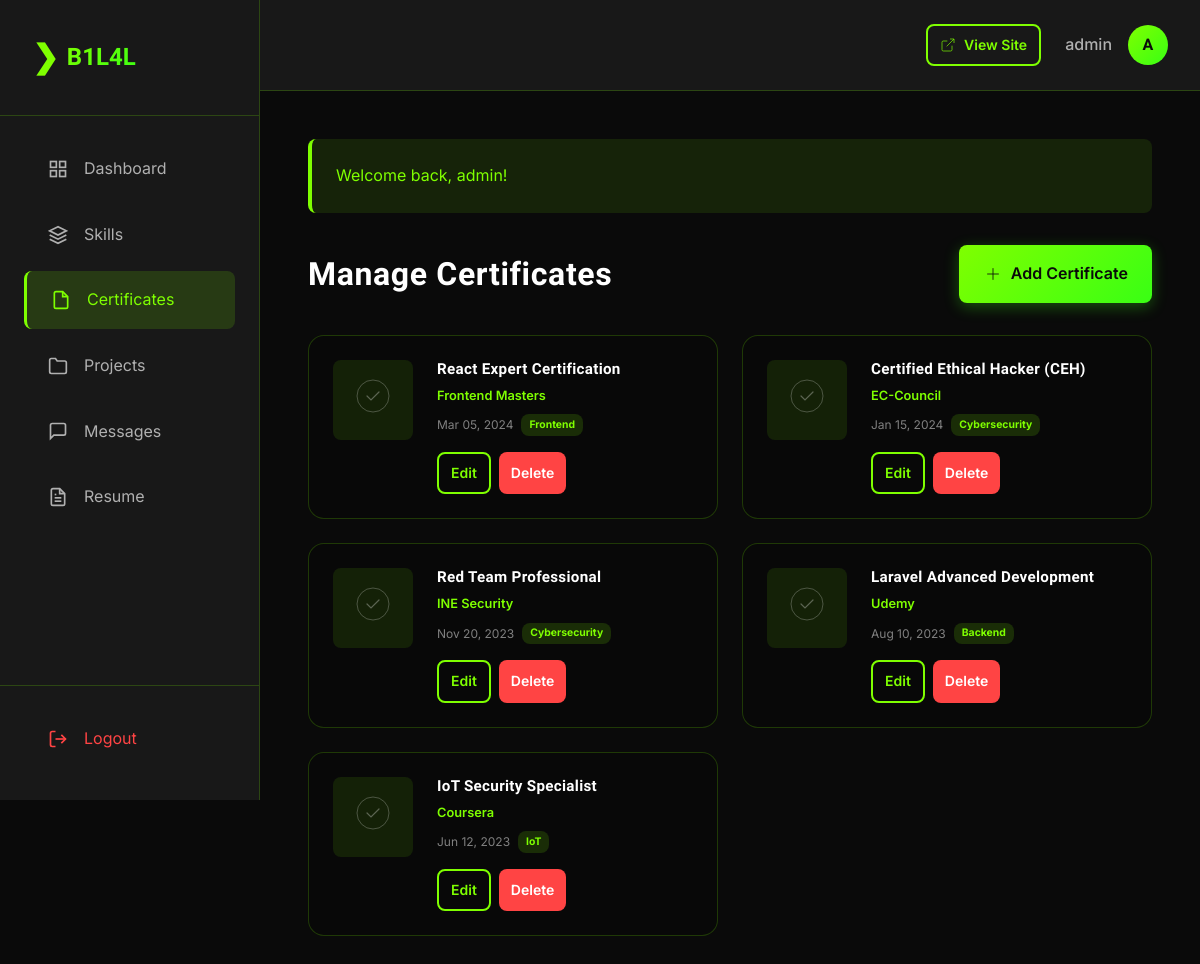
/admin/certificates.php (signed in), run on the app's committed database.
### tables this page shows
CREATE TABLE IF NOT EXISTS `certificates` (
  `id` int(11) NOT NULL AUTO_INCREMENT,
  `title` varchar(200) NOT NULL,
  `issuer` varchar(150) NOT NULL,
  `issue_date` date NOT NULL,
  `credential_id` varchar(100) DEFAULT NULL,
  `image_path` varchar(255) DEFAULT NULL,
  `category` varchar(50) DEFAULT 'General',
  `created_at` timestamp NOT NULL DEFAULT CURRENT_TIMESTAMP,
  PRIMARY KEY (`id`)
);

### includes/functions.php (called while the page is built, shortened)
<?php
function sanitize($data) {
    return htmlspecialchars(strip_tags(trim($data)), ENT_QUOTES, 'UTF-8');
}
function getFlashMessage() {
    if (isset($_SESSION['flash_message'])) {
        $message = $_SESSION['flash_message'];
        $type = $_SESSION['flash_type'] ?? 'success';
        return ['message' => $message, 'type' => $type];
    }
    return null;
}

### config/database.php (called while the page is built, shortened)
<?php
class Database {
    private static $instance = null;
    private $conn;
    private function __construct() {
        try {
            $dsn = "mysql:host=" . DB_HOST . ";dbname=" . DB_NAME . ";charset=" . DB_CHARSET;
            $options = [
                PDO::ATTR_ERRMODE => PDO::ERRMODE_EXCEPTION,
                PDO::ATTR_DEFAULT_FETCH_MODE => PDO::FETCH_ASSOC,
                PDO::ATTR_EMULATE_PREPARES => false,
                PDO::MYSQL_ATTR_INIT_COMMAND => "SET NAMES " . DB_CHARSET
            ];
            $this->conn = new PDO($dsn, DB_USER, DB_PASS, $options);
        } catch(PDOException $e) {
            error_log("Database Connection Error: " . $e->getMessage());
            die("Database connection failed. Please try again later.");
        }
    }
    public static function getInstance() {
        if (self::$instance === null) {
            self::$instance = new self();
        }
        return self::$instance;
    }
    public function query($sql, $params = []) {
        try {
            $stmt = $this->conn->prepare($sql);
            $stmt->execute($params);
            return $stmt;
        } catch(PDOException $e) {
            error_log("Query Error: " . $e->getMessage());
            return false;
        }
    }
    public function fetchAll($sql, $params = []) {
        $stmt = $this->query($sql, $params);
        return $stmt ? $stmt->fetchAll() : [];
    }
}
function getDB() {
    return Database::getInstance();
}

### admin/certificates.php (the view, shortened to what this page needs)
<?php
require_once '../config/database.php';
require_once '../includes/functions.php';
$db = getDB();
$certificates = $db->fetchAll("SELECT * FROM certificates ORDER BY issue_date DESC");
$flash = getFlashMessage();
?>
<!DOCTYPE html>
<html lang="en">
<head>
    <link rel="stylesheet" href="<?php echo BASE_URL; ?>assets/css/style.css">
    <link rel="stylesheet" href="<?php echo BASE_URL; ?>assets/css/admin.css">
</head>
<body class="admin-body">
    <?php include 'includes/sidebar.php'; ?>
    <div class="admin-main">
        <?php include 'includes/header.php'; ?>
        <div class="admin-content">
            <?php if ($flash): ?>
            <div class="alert alert-<?php echo $flash['type']; ?>">
                <?php echo htmlspecialchars($flash['message']); ?>
            </div>
            <?php endif; ?>
            <div class="page-header">
                <h1>Manage Certificates</h1>
                <button class="btn btn-primary" onclick="openModal('addCertModal')">
                    <svg width="20" height="20" viewBox="0 0 24 24" fill="none" stroke="currentColor">
                        <line x1="12" y1="5" x2="12" y2="19"/>
                        <line x1="5" y1="12" x2="19" y2="12"/>
                    </svg>
                    Add Certificate
                </button>
            </div>
            <div class="certificates-admin-grid">
                <?php foreach ($certificates as $cert): ?>
                <div class="cert-admin-card">
                    <div class="cert-admin-image">
                        <?php if ($cert['image_path']): ?>
                            <img src="<?php echo BASE_URL; ?>uploads/<?php echo sanitize($cert['image_path']); ?>" alt="<?php echo sanitize($cert['title']); ?>">
                        <?php else: ?>
                            <div class="cert-placeholder">
                                <svg viewBox="0 0 100 100" fill="none">
                                    <circle cx="50" cy="50" r="40" stroke="currentColor" stroke-width="2" opacity="0.3"/>
                                    <path d="M35 50 L45 60 L65 40" stroke="currentColor" stroke-width="3" stroke-linecap="round" opacity="0.3"/>
                                </svg>
                            </div>
                        <?php endif; ?>
                    </div>
                    <div class="cert-admin-content">
                        <h3><?php echo sanitize($cert['title']); ?></h3>
                        <p class="cert-issuer"><?php echo sanitize($cert['issuer']); ?></p>
                        <div class="cert-meta">
                            <span><?php echo date('M d, Y', strtotime($cert['issue_date'])); ?></span>
                            <span class="badge"><?php echo sanitize($cert['category']); ?></span>
                        </div>
                        <div class="action-buttons">
                            <button type="button" class="btn btn-sm btn-secondary" onclick="editCert(<?php echo $cert['id']; ?>, '<?php echo addslashes(sanitize($cert['title'])); ?>', '<?php echo addslashes(sanitize($cert['issuer'])); ?>', '<?php echo $cert['issue_date']; ?>', '<?php echo addslashes(sanitize($cert['credential_id'])); ?>', '<?php echo addslashes(sanitize($cert['category'])); ?>', '<?php echo $cert['image_path'] ? BASE_URL . 'uploads/' . sanitize($cert['image_path']) : ''; ?>')">Edit</button>
                            <a href="<?php echo BASE_URL; ?>admin/certificates.php?action=delete&id=<?php echo $cert['id']; ?>" class="btn btn-sm btn-danger" onclick="return confirm('Are you sure? This will also delete the certificate image.')">Delete</a>
                        </div>
                    </div>
                </div>
                <?php endforeach; ?>
            </div>
        </div>
    </div>
</body>
</html>

### admin/includes/sidebar.php (shortened to what this page needs)
<aside class="admin-sidebar">
    <div class="sidebar-header">
        <a href="<?php echo BASE_URL; ?>admin/dashboard" class="sidebar-logo">
            <span class="logo-icon">&#x276F;</span>
            <span class="logo-text">B1L4L</span>
        </a>
    </div>
    <nav class="sidebar-nav">
        <a href="<?php echo BASE_URL; ?>admin/dashboard" class="nav-item <?php echo basename($_SERVER['PHP_SELF']) === 'dashboard.php' ? 'active' : ''; ?>">
            <svg viewBox="0 0 24 24" fill="none" stroke="currentColor">
                <rect x="3" y="3" width="7" height="7"/>
                <rect x="14" y="3" width="7" height="7"/>
                <rect x="14" y="14" width="7" height="7"/>
                <rect x="3" y="14" width="7" height="7"/>
            </svg>
            <span>Dashboard</span>
        </a>
        <a href="<?php echo BASE_URL; ?>admin/skills" class="nav-item <?php echo basename($_SERVER['PHP_SELF']) === 'skills.php' ? 'active' : ''; ?>">
            <svg viewBox="0 0 24 24" fill="none" stroke="currentColor">
                <path d="M12 2L2 7l10 5 10-5-10-5z"/>
                <path d="M2 17l10 5 10-5"/>
                <path d="M2 12l10 5 10-5"/>
            </svg>
            <span>Skills</span>
        </a>
        <a href="<?php echo BASE_URL; ?>admin/certificates" class="nav-item <?php echo basename($_SERVER['PHP_SELF']) === 'certificates.php' ? 'active' : ''; ?>">
            <svg viewBox="0 0 24 24" fill="none" stroke="currentColor">
                <path d="M14 2H6a2 2 0 00-2 2v16a2 2 0 002 2h12a2 2 0 002-2V8z"/>
                <polyline points="14 2 14 8 20 8"/>
            </svg>
            <span>Certificates</span>
        </a>
        <a href="<?php echo BASE_URL; ?>admin/projects" class="nav-item <?php echo basename($_SERVER['PHP_SELF']) === 'projects.php' ? 'active' : ''; ?>">
            <svg viewBox="0 0 24 24" fill="none" stroke="currentColor">
                <path d="M22 19a2 2 0 01-2 2H4a2 2 0 01-2-2V5a2 2 0 012-2h5l2 3h9a2 2 0 012 2z"/>
            </svg>
            <span>Projects</span>
        </a>
        <a href="<?php echo BASE_URL; ?>admin/messages" class="nav-item <?php echo basename($_SERVER['PHP_SELF']) === 'messages.php' ? 'active' : ''; ?>">
            <svg viewBox="0 0 24 24" fill="none" stroke="currentColor">
                <path d="M21 15a2 2 0 01-2 2H7l-4 4V5a2 2 0 012-2h14a2 2 0 012 2z"/>
            </svg>
            <span>Messages</span>
        </a>
        <a href="<?php echo BASE_URL; ?>admin/resume" class="nav-item <?php echo basename($_SERVER['PHP_SELF']) === 'resume.php' ? 'active' : ''; ?>">
            <svg viewBox="0 0 24 24" fill="none" stroke="currentColor">
                <path d="M14 2H6a2 2 0 00-2 2v16a2 2 0 002 2h12a2 2 0 002-2V8z"/>
                <polyline points="14 2 14 8 20 8"/>
                <line x1="16" y1="13" x2="8" y2="13"/>
                <line x1="16" y1="17" x2="8" y2="17"/>
                <polyline points="10 9 9 9 8 9"/>
            </svg>
            <span>Resume</span>
        </a>
    </nav>
    <div class="sidebar-footer">
        <a href="<?php echo BASE_URL; ?>admin/logout" class="nav-item logout">
            <svg viewBox="0 0 24 24" fill="none" stroke="currentColor">
                <path d="M9 21H5a2 2 0 01-2-2V5a2 2 0 012-2h4"/>
                <polyline points="16 17 21 12 16 7"/>
                <line x1="21" y1="12" x2="9" y2="12"/>
            </svg>
            <span>Logout</span>
        </a>
    </div>
</aside>

### admin/includes/header.php (shortened to what this page needs)
<header class="admin-header">
    <div class="header-right">
        <a href="<?php echo BASE_URL; ?>" target="_blank" class="btn btn-secondary btn-sm">
            <svg width="16" height="16" viewBox="0 0 24 24" fill="none" stroke="currentColor">
                <path d="M18 13v6a2 2 0 01-2 2H5a2 2 0 01-2-2V8a2 2 0 012-2h6"/>
                <polyline points="15 3 21 3 21 9"/>
                <line x1="10" y1="14" x2="21" y2="3"/>
            </svg>
            <span>View Site</span>
        </a>
        <div class="user-menu">
            <span class="user-name"><?php echo htmlspecialchars($_SESSION['admin_username']); ?></span>
            <div class="user-avatar">
                <?php echo strtoupper(substr($_SESSION['admin_username'], 0, 1)); ?>
            </div>
        </div>
    </div>
</header>

### assets/css/style.css (style rules this page uses)
:root { --color-bg: #0a0a0a; --color-bg-secondary: #1a1a1a; --color-bg-tertiary: #242424; --color-primary: #7fff00; --color-primary-dark: #39ff14; --color-text: #ffffff; --color-text-secondary: #b0b0b0; --color-text-tertiary: #808080; --color-border: rgba(127, 255, 0, 0.2); --color-shadow: rgba(57, 255, 20, 0.3); --spacing-xs: 0.5rem; --spacing-sm: 1rem; --spacing-md: 1.5rem; --spacing-lg: 2rem; --spacing-xl: 3rem; --radius-sm: 0.5rem; --radius-md: 1rem; --radius-lg: 1.5rem; --transition-fast: 0.2s ease; --transition-normal: 0.3s ease; --transition-slow: 0.5s ease; }
* { margin: 0; padding: 0; box-sizing: border-box; }
button { font-family: inherit; font-size: inherit; line-height: inherit; -webkit-appearance: none; -moz-appearance: none; appearance: none; }
body { font-family: 'Inter', -apple-system, BlinkMacSystemFont, 'Segoe UI', sans-serif; background: var(--color-bg); color: var(--color-text); line-height: 1.6; overflow-x: hidden; position: relative; }
h1, h2, h3, h4, h5, h6 { font-family: 'Orbitron', sans-serif; font-weight: 700; line-height: 1.2; letter-spacing: 0.02em; }
a { text-decoration: none; color: inherit; transition: var(--transition-fast); }
.btn { display: inline-flex; align-items: center; gap: var(--spacing-xs); padding: var(--spacing-sm) var(--spacing-md); border-radius: var(--radius-sm); font-weight: 600; cursor: pointer; border: none; transition: var(--transition-normal); font-family: 'Inter', sans-serif; font-size: 1rem; }
.btn-primary { background: linear-gradient(135deg, var(--color-primary) 0%, var(--color-primary-dark) 100%); color: var(--color-bg); box-shadow: 0 4px 15px var(--color-shadow); }
.btn-secondary { background: transparent; color: var(--color-primary); border: 2px solid var(--color-primary); }
.cert-issuer { color: var(--color-primary); font-weight: 600; margin-bottom: var(--spacing-xs); }
.cert-meta { display: flex; gap: var(--spacing-sm); margin-bottom: var(--spacing-xs); font-size: 0.875rem; color: var(--color-text-tertiary); }
.btn-sm { padding: var(--spacing-xs) var(--spacing-sm); font-size: 0.875rem; }

### data on the page
certificates: title "React Expert Certification", issuer "Frontend Masters", issue_date "Mar 05, 2024", category "Frontend"
certificates: title "Certified Ethical Hacker (CEH)", issuer "EC-Council", issue_date "Jan 15, 2024", category "Cybersecurity"
certificates: title "Red Team Professional", issuer "INE Security", issue_date "Nov 20, 2023", category "Cybersecurity"
certificates: title "Laravel Advanced Development", issuer "Udemy", issue_date "Aug 10, 2023", category "Backend"
certificates: title "IoT Security Specialist", issuer "Coursera", issue_date "Jun 12, 2023", category "IoT"

### other printed values
$_SESSION['admin_username'] "admin"
substr($_SESSION['admin_username'], 0, 1) "A"
$flash['message'] "Welcome back, admin!"
